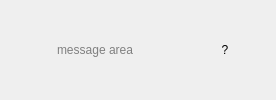
       <widget class="QWidget" name="Panel4" native="true">
        <property name="enabled">
         <bool>true</bool>
        </property>
        <property name="toolTip">
         <string/>
        </property>
        <property name="layoutDirection">
         <enum>Qt::LeftToRight</enum>
        </property>
        <property name="text" stdset="0">
         <string/>
        </property>
        <layout class="QHBoxLayout" name="horizontalLayout_2">
         <item>
          <widget class="QPushButton" name="BtnStrMon">
           <property name="enabled">
            <bool>true</bool>
           </property>
           <property name="sizePolicy">
            <sizepolicy hsizetype="Fixed" vsizetype="Fixed">
             <horstretch>0</horstretch>
             <verstretch>0</verstretch>
            </sizepolicy>
           </property>
           <property name="toolTip">
            <string>Stream Monitor</string>
           </property>
           <property name="text">
            <string/>
           </property>
           <property name="icon">
            <iconset resource="../rtkpost_qt/rtkpost_qt.qrc">
             <normaloff>:/buttons/sqr.bmp</normaloff>:/buttons/sqr.bmp</iconset>
           </property>
           <property name="flat">
            <bool>true</bool>
           </property>
          </widget>
         </item>
         <item>
          <widget class="QLabel" name="Message">
           <property name="enabled">
            <bool>true</bool>
           </property>
           <property name="palette">
            <palette>
             <active>
              <colorrole role="WindowText">
               <brush brushstyle="SolidPattern">
                <color alpha="255">
                 <red>128</red>
                 <green>128</green>
                 <blue>128</blue>
                </color>
               </brush>
              </colorrole>
             </active>
             <inactive>
              <colorrole role="WindowText">
               <brush brushstyle="SolidPattern">
                <color alpha="255">
                 <red>128</red>
                 <green>128</green>
                 <blue>128</blue>
                </color>
               </brush>
              </colorrole>
             </inactive>
             <disabled>
              <colorrole role="WindowText">
               <brush brushstyle="SolidPattern">
                <color alpha="255">
                 <red>128</red>
                 <green>128</green>
                 <blue>128</blue>
                </color>
               </brush>
              </colorrole>
             </disabled>
            </palette>
           </property>
           <property name="toolTip">
            <string/>
           </property>
           <property name="text">
            <string>message area</string>
           </property>
          </widget>
         </item>
         <item>
          <widget class="QPushButton" name="BtnTaskIcon">
           <property name="enabled">
            <bool>true</bool>
           </property>
           <property name="sizePolicy">
            <sizepolicy hsizetype="Fixed" vsizetype="Fixed">
             <horstretch>0</horstretch>
             <verstretch>0</verstretch>
            </sizepolicy>
           </property>
           <property name="palette">
            <palette>
             <active>
              <colorrole role="WindowText">
               <brush brushstyle="SolidPattern">
                <color alpha="255">
                 <red>128</red>
                 <green>128</green>
                 <blue>128</blue>
                </color>
               </brush>
              </colorrole>
             </active>
             <inactive>
              <colorrole role="WindowText">
               <brush brushstyle="SolidPattern">
                <color alpha="255">
                 <red>128</red>
                 <green>128</green>
                 <blue>128</blue>
                </color>
               </brush>
              </colorrole>
             </inactive>
             <disabled>
              <colorrole role="WindowText">
               <brush brushstyle="SolidPattern">
                <color alpha="255">
                 <red>128</red>
                 <green>128</green>
                 <blue>128</blue>
                </color>
               </brush>
              </colorrole>
             </disabled>
            </palette>
           </property>
           <property name="toolTip">
            <string>Task Tray Icon</string>
           </property>
           <property name="text">
            <string/>
           </property>
           <property name="icon">
            <iconset resource="../rtkpost_qt/rtkpost_qt.qrc">
             <normaloff>:/buttons/ttray.bmp</normaloff>:/buttons/ttray.bmp</iconset>
           </property>
           <property name="flat">
            <bool>true</bool>
           </property>
          </widget>
         </item>
         <item>
          <widget class="QPushButton" name="BtnAbout">
           <property name="enabled">
            <bool>true</bool>
           </property>
           <property name="sizePolicy">
            <sizepolicy hsizetype="Fixed" vsizetype="Fixed">
             <horstretch>0</horstretch>
             <verstretch>0</verstretch>
            </sizepolicy>
           </property>
           <property name="palette">
            <palette>
             <active>
              <colorrole role="WindowText">
               <brush brushstyle="SolidPattern">
                <color alpha="255">
                 <red>128</red>
                 <green>128</green>
                 <blue>128</blue>
                </color>
               </brush>
              </colorrole>
             </active>
             <inactive>
              <colorrole role="WindowText">
               <brush brushstyle="SolidPattern">
                <color alpha="255">
                 <red>128</red>
                 <green>128</green>
                 <blue>128</blue>
                </color>
               </brush>
              </colorrole>
             </inactive>
             <disabled>
              <colorrole role="WindowText">
               <brush brushstyle="SolidPattern">
                <color alpha="255">
                 <red>128</red>
                 <green>128</green>
                 <blue>128</blue>
                </color>
               </brush>
              </colorrole>
             </disabled>
            </palette>
           </property>
           <property name="toolTip">
            <string/>
           </property>
           <property name="text">
            <string>?</string>
           </property>
           <property name="flat">
            <bool>true</bool>
           </property>
          </widget>
         </item>
        </layout>
       </widget>
